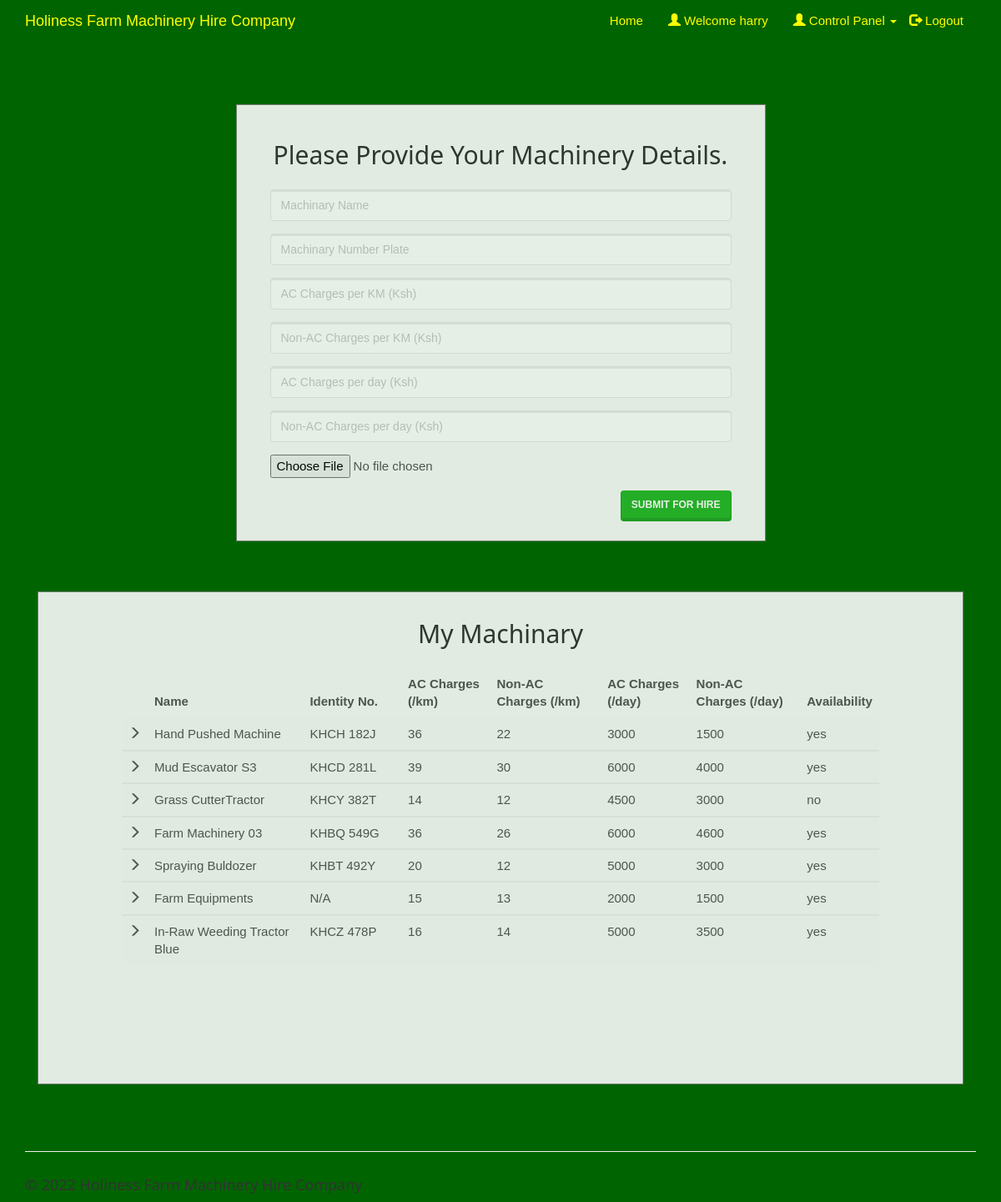
The page /entercar.php (signed in) on the database its author committed.
### tables this page shows
CREATE TABLE `machinery` (
  `car_id` int(20) NOT NULL,
  `car_name` varchar(50) NOT NULL,
  `car_nameplate` varchar(50) NOT NULL,
  `car_img` varchar(50) DEFAULT 'NA',
  `ac_price` float NOT NULL,
  `non_ac_price` float NOT NULL,
  `ac_price_per_day` float NOT NULL,
  `non_ac_price_per_day` float NOT NULL,
  `car_availability` varchar(10) NOT NULL
);

### entercar.php (the view, shortened to what this page needs)
<!DOCTYPE html>
<html>
<?php
include('session_client.php'); ?>
<head>
    <link rel="stylesheet" href="assets/bootstrap/css/bootstrap.min.css">
    <link rel="stylesheet" href="assets/fonts/font-awesome.min.css">
    <link rel="stylesheet" type="text/css" href="assets/css/customerlogin.css">
    <link rel="stylesheet" href="assets/w3css/w3.css">
    <link rel="stylesheet" type="text/css" media="screen" href="assets/css/clientpage.css" />
</head>
<body style="background-color:darkgreen;">
    <nav class="navbar navbar-custom navbar-fixed-top" role="navigation" style="color: yellow;">
        <div class="container">
            <div class="navbar-header">
                <a class="navbar-brand page-scroll" href="index.php">
                   Holiness Farm Machinery Hire Company</a>
            </div>
            <?php
                if(isset($_SESSION['login_client'])){
            ?>
            <div class="collapse navbar-collapse navbar-right navbar-main-collapse">
                <ul class="nav navbar-nav">
                    <li>
                        <a href="index.php">Home</a>
                    </li>
                    <li>
                        <a href="#"><span class="glyphicon glyphicon-user"></span> Welcome <?php echo $_SESSION['login_client']; ?></a>
                    </li>
                    <li>
                    <ul class="nav navbar-nav navbar-right">
            <li><a href="#" class="dropdown-toggle active" data-toggle="dropdown" role="button" aria-haspopup="true" aria-expanded="false"><span class="glyphicon glyphicon-user"></span> Control Panel <span class="caret"></span> </a>
            </li>
          </ul>
                    </li>
                    <li>
                        <a href="logout.php"><span class="glyphicon glyphicon-log-out"></span> Logout</a>
                    </li>
                </ul>
            </div>
            <?php
                }
                ?>
        </div>
    </nav>
    <div class="container" style="margin-top: 65px;" >
    <div class="col-md-7" style="float: none; margin: 0 auto;">
      <div class="form-area">
        <form role="form" action="entercar1.php" enctype="multipart/form-data" method="POST">
        <br style="clear: both">
          <h3 style="margin-bottom: 25px; text-align: center; font-size: 30px;"> Please Provide Your Machinery Details. </h3>
          <div class="form-group">
            <input type="text" class="form-control" id="car_name" name="car_name" placeholder="Machinary Name " required autofocus="">
          </div>
          <div class="form-group">
            <input type="text" class="form-control" id="car_nameplate" name="car_nameplate" placeholder="Machinary Number Plate" required>
          </div>
          <div class="form-group">
            <input type="text" class="form-control" id="ac_price" name="ac_price" placeholder="AC Charges per KM (Ksh)" required>
          </div>
          <div class="form-group">
            <input type="text" class="form-control" id="non_ac_price" name="non_ac_price" placeholder="Non-AC Charges per KM (Ksh)" required>
          </div>
          <div class="form-group">
            <input type="text" class="form-control" id="ac_price_per_day" name="ac_price_per_day" placeholder="AC Charges per day (Ksh)" required>
          </div>
          <div class="form-group">
            <input type="text" class="form-control" id="non_ac_price_per_day" name="non_ac_price_per_day" placeholder="Non-AC Charges per day (Ksh)" required>
          </div>
          <div class="form-group">
            <input name="uploadedimage" type="file">
          </div>
           <button type="submit" id="submit" name="submit" class="btn btn-success pull-right"> Submit for Hire</button>
        </form>
      </div>
    </div>
        <div class="col-md-12" style="float: none; margin: 0 auto;">
    <div class="form-area" style="padding: 0px 100px 100px 100px;">
        <form action="" method="POST">
        <br style="clear: both">
          <h3 style="margin-bottom: 25px; text-align: center; font-size: 30px;"> My Machinary </h3>
<?php
$user_check=$_SESSION['login_client'];
$sql = "SELECT * FROM machinery WHERE car_id IN (SELECT car_id FROM staffmachinery WHERE client_username='$user_check');";
$result = mysqli_query($conn, $sql);
if (mysqli_num_rows($result) > 0) {
  ?>
<div style="overflow-x:auto;">
  <table class="table table-striped">
    <thead class="thead-dark">
      <tr>
        <th></th>
        <th width="24%"> Name</th>
        <th width="15%"> Identity No. </th>
        <th width="13%"> AC Charges (/km) </th>
        <th width="17%"> Non-AC Charges (/km)</th>
        <th width="13%"> AC Charges (/day)</th>
        <th width="17%"> Non-AC Charges (/day)</th>
        <th width="1%"> Availability </th>
      </tr>
    </thead>
    <?PHP
      while($row = mysqli_fetch_assoc($result)){
    ?>
  <tbody>
    <tr>
      <td> <span class="glyphicon glyphicon-menu-right"></span> </td>
      <td><?php echo $row["car_name"]; ?></td>
      <td><?php echo $row["car_nameplate"]; ?></td>
      <td><?php echo $row["ac_price"]; ?></td>
      <td><?php echo $row["non_ac_price"]; ?></td>
      <td><?php echo $row["ac_price_per_day"]; ?></td>
      <td><?php echo $row["non_ac_price_per_day"]; ?></td>
      <td><?php echo $row["car_availability"]; ?></td>
    </tr>
  </tbody>
  <?php } ?>
  </table>
  </div>
    <br>
  <?php } else { ?>
  <h4><center>0 Machinery available</center> </h4>
  <?php } ?>
        </form>
</div>
        </div>
    </div>
</body>
<footer class="site-footer">
        <div class="container">
            <hr>
            <div class="row">
                <div class="col-sm-6">
                    <h5 >© <?php echo date("Y"); ?> Holiness Farm Machinery Hire Company</h5>
                </div>
            </div>
        </div>
    </footer>
</html>

### assets/css/customerlogin.css (style rules this page uses)
body, html { height: 100%; }
body { padding-top: 50px; background-size: 100%; }
footer { display: block; }

### assets/w3css/w3.css (style rules this page uses)
*,*:before,*:after { box-sizing:inherit }
html { -ms-text-size-adjust:100%;-webkit-text-size-adjust:100% }
body { margin:0 }
article,aside,details,figcaption,figure,footer,header,main,menu,nav,section,summary { display:block }
a { background-color:transparent;-webkit-text-decoration-skip:objects }
hr { box-sizing:content-box;height:0;overflow:visible }
button,input,select,textarea { font:inherit;margin:0 }
button,input { overflow:visible }
button,select { text-transform:none }
button,html [type=button],[type=reset],[type=submit] { -webkit-appearance:button }
html,body { font-family:Verdana,sans-serif;font-size:15px;line-height:1.5 }
html { overflow-x:hidden }
h3 { font-size:24px }
h5 { font-size:18px }
h1,h2,h3,h4,h5,h6 { font-family:"Segoe UI",Arial,sans-serif;font-weight:400;margin:10px 0 }
hr { border:0;border-top:1px solid #eee;margin:20px 0 }
a { color:inherit }

### rows shown on the page
machinery: car_name "Hand Pushed Machine", car_nameplate "KHCH 182J", ac_price "36", non_ac_price "22", ac_price_per_day "3000", non_ac_price_per_day "1500", car_availability "yes"
machinery: car_name "Mud Escavator S3", car_nameplate "KHCD 281L", ac_price "39", non_ac_price "30", ac_price_per_day "6000", non_ac_price_per_day "4000", car_availability "yes"
machinery: car_name "Grass CutterTractor", car_nameplate "KHCY 382T", ac_price "14", non_ac_price "12", ac_price_per_day "4500", non_ac_price_per_day "3000", car_availability "no"
machinery: car_name "Farm Machinery 03", car_nameplate "KHBQ 549G", ac_price "36", non_ac_price "26", ac_price_per_day "6000", non_ac_price_per_day "4600", car_availability "yes"
machinery: car_name "Spraying Buldozer", car_nameplate "KHBT 492Y", ac_price "20", non_ac_price "12", ac_price_per_day "5000", non_ac_price_per_day "3000", car_availability "yes"
machinery: car_name "Farm Equipments", car_nameplate "N/A", ac_price "15", non_ac_price "13", ac_price_per_day "2000", non_ac_price_per_day "1500", car_availability "yes"
machinery: car_name "In-Raw Weeding Tractor Blue", car_nameplate "KHCZ 478P", ac_price "16", non_ac_price "14", ac_price_per_day "5000", non_ac_price_per_day "3500", car_availability "yes"

### other values the page prints
$_SESSION['login_client'] "harry"
